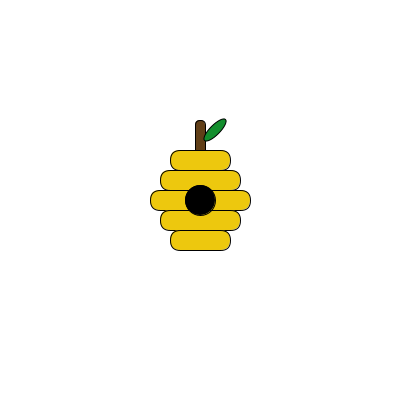
Frame 1 (no input)
Frame 60 (the mouse pressed at the canvas centre just before this capture): identical to frame 1, image omitted
Frame 120 (the mouse held since frame 60 and released just before this capture): identical to frame 1, image omitted

The Processing sketch that drew this single still picture (run headless with seeded random() and noise(); from frame 60 on, the mouse is pressed at the canvas centre):

// Processing sketch: Bee_Hive_Asset
// ── Bee_Hive_Asset.pde
void setup(){
    size(400,400);
}
int xpos = 200;
int ypos = 200;

void draw(){
    background(255);

    push();
    translate(xpos,ypos);
    rectMode(CENTER);
    
    //Stem
    fill(97,63,24);
    rect(0,-60,10,40,100);

    //Leaf
    fill(19,142,46);
    push();
    translate(15,-70);
    rotate(radians(-45));
    ellipse(0,0,30,10);
    pop();

    //Bee Hive
    fill(237,200,14);
    rect(0,-40,60,20,100);
    rect(0,-20,80,20,100);
    rect(0,0,100,20,100);
    rect(0,20,80,20,100);
    rect(0,40,60,20,100);

    //Black Dot
    fill(0);
    ellipse(0,0,30,30);

    pop();
}
